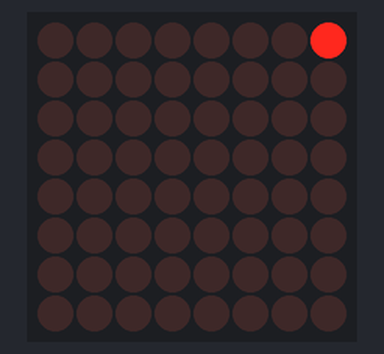
Recording of a sketch running on a simulated Arduino Uno, built with avr-gcc and run on an emulated ATmega328P. Shown: 8×8 LED matrix.

Above: at 0.1 s.
At 4.1 s:
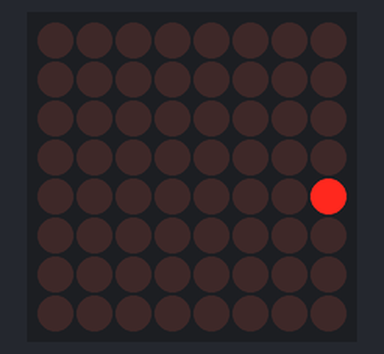
At 9.1 s:
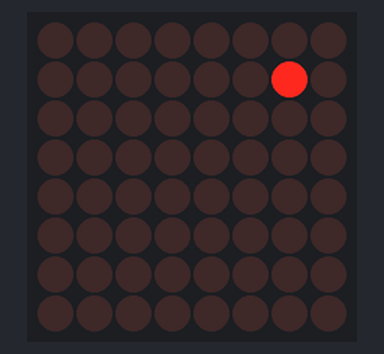
At 19.1 s:
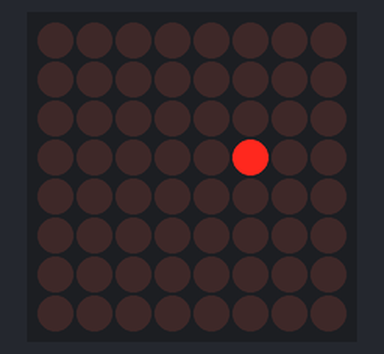
At 29.1 s:
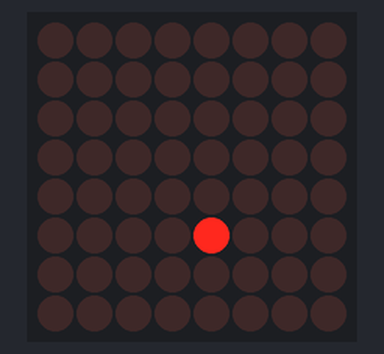
At 39.1 s:
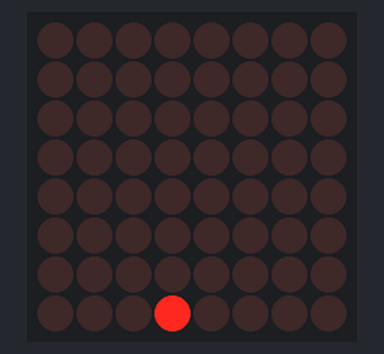

Measured:
- what the display in image 1 shows lasts 1.0 s, from 4.0 s to 5.0 s

The sketch:

matrix_leds.ino
```cpp
//First search and install MD_MAX72XX

#include <MD_MAX72xx.h>
#include "steam_blocks.h"

#define MAX_DEVICES 1
#define CLK_PIN   D9
#define DATA_PIN  D11
#define CS_PIN    D10

MD_MAX72XX mx = MD_MAX72XX(MD_MAX72XX::PAROLA_HW, DATA_PIN, CLK_PIN, CS_PIN, MAX_DEVICES);

void setup() {
   mx.begin();
}

void loop() {
    for (int x=0;x<8;x++) {
        for (int y=0;y<8;y++) {
            mx.setPoint(y, x, 1);
            delay(1000);
            mx.setPoint(y, x, 0);
        }
    }
}
```
